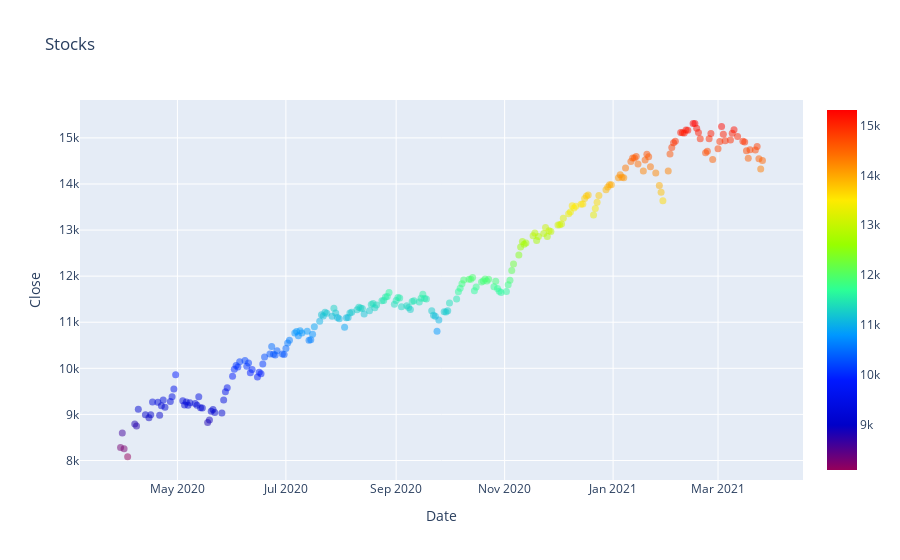

Notebook cell for this chart:
### Code cell
#view using offline.iplot
offline.iplot(fig)

### Figure 1 — Plotly figure (JSON) as saved in the notebook; plotly's stock layout.template omitted (floating-point values rounded to 4 significant figures; data arrays with more than 128 entries replaced by an {"elided": "..."} marker saying what was removed)
{"data": [{"marker": {"color": {"elided": "247 float values"}, "colorscale": [[0, "rgb(150,0,90)"], [0.125, "rgb(0,0,200)"], [0.25, "rgb(0,25,255)"], [0.375, "rgb(0,152,255)"], [0.5, "rgb(44,255,150)"], [0.625, "rgb(151,255,0)"], [0.75, "rgb(255,234,0)"], [0.875, "rgb(255,111,0)"], [1, "rgb(255,0,0)"]], "opacity": 0.5, "showscale": true, "size": 7}, "mode": "markers", "text": {"elided": "247 float values"}, "type": "scatter", "x": {"elided": "247 str values"}, "y": {"elided": "247 float values"}}], "layout": {"hovermode": "closest", "title": {"text": "Stocks"}, "xaxis": {"title": {"text": "Date"}}, "yaxis": {"title": {"text": "Close"}}}}
